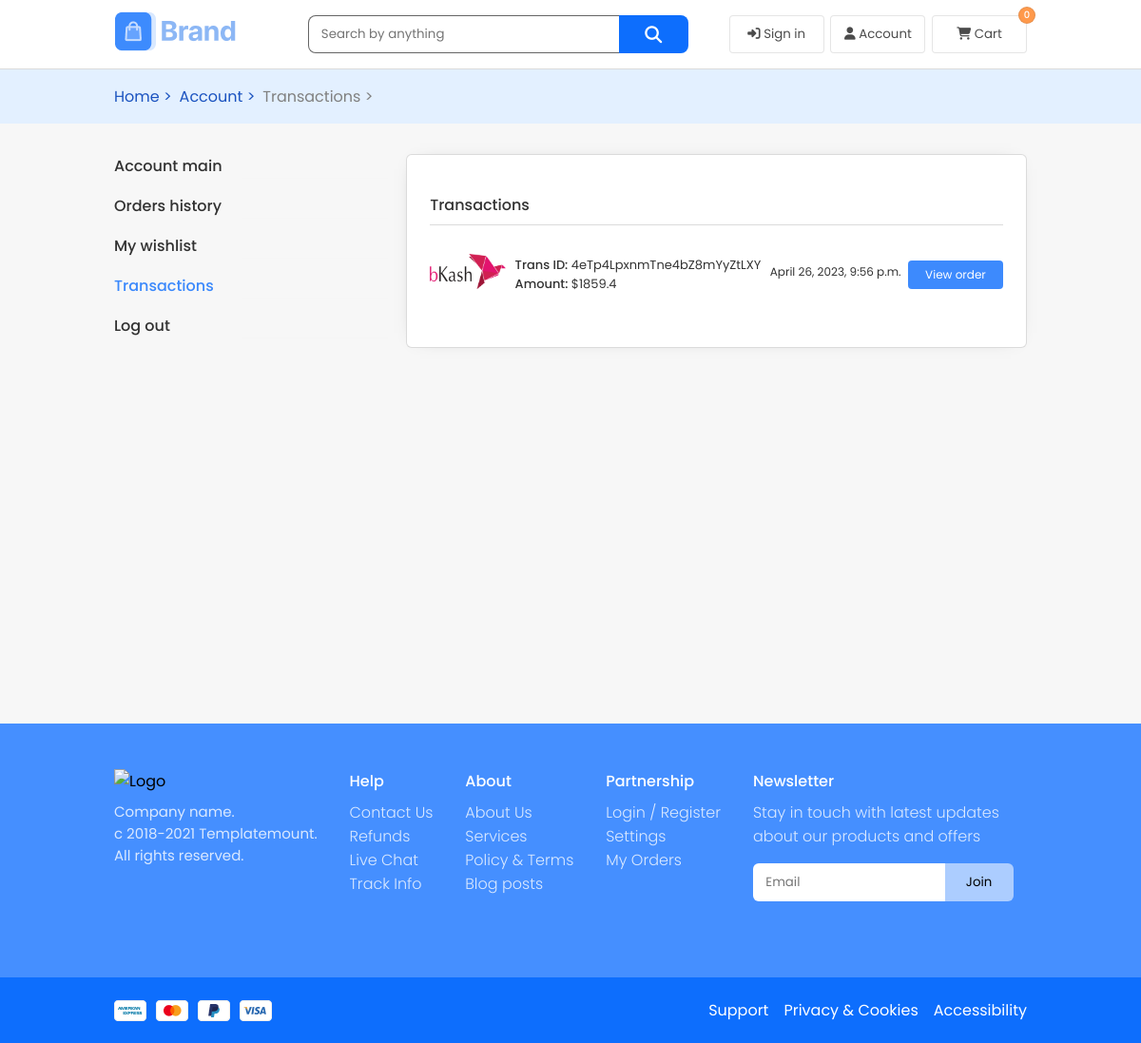
Before: /account/transaction/ with the older database file.
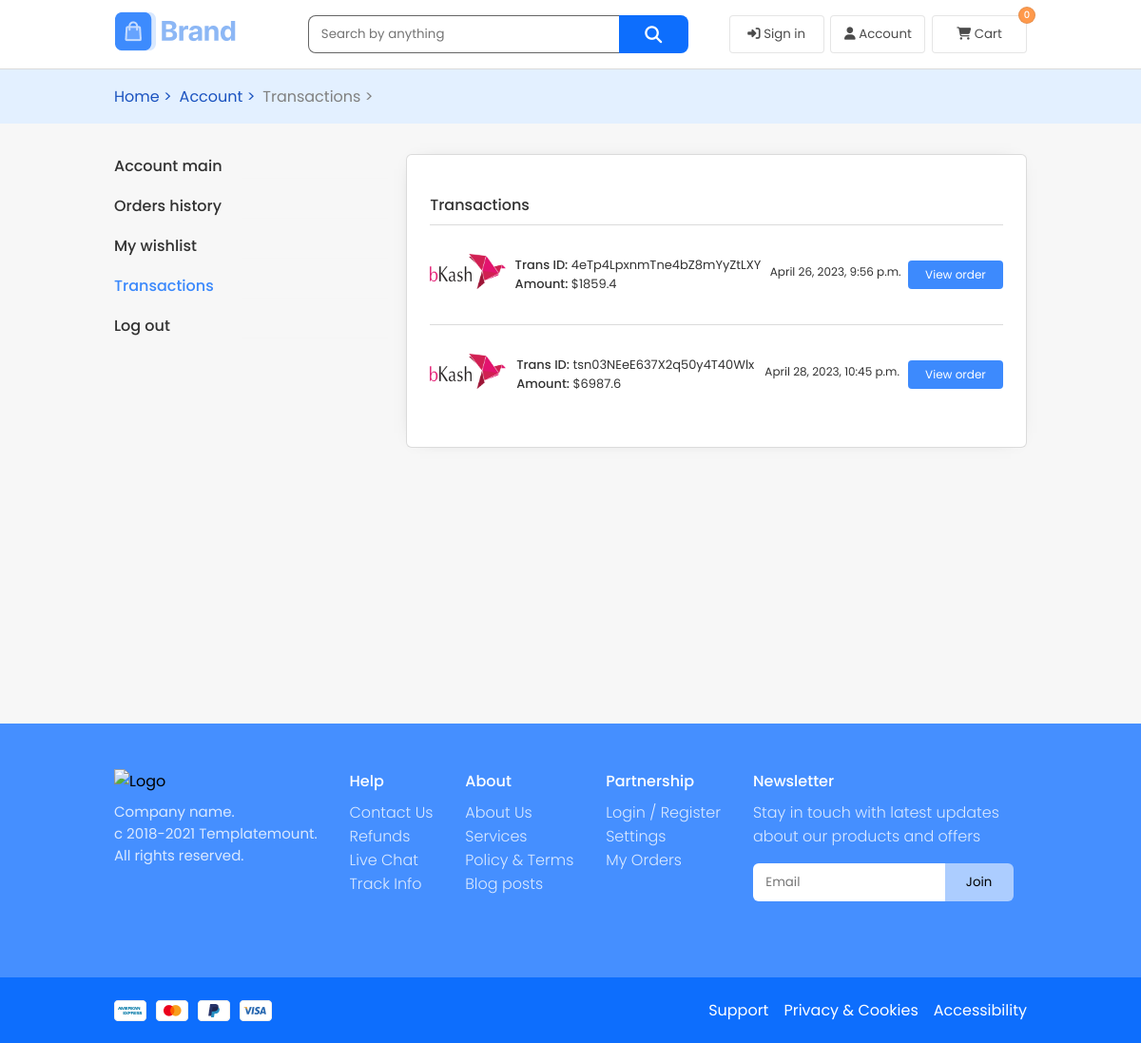
After: the same page with the newer database file.
### order/models.py (models this page shows)
class Transaction(models.Model):
    transaction_id = models.CharField(max_length=34)
    transaction_amount = models.FloatField()
    transaction_method = models.CharField(max_length=20)
    bank_tran_id = models.CharField(max_length=50)
    transaction_date = models.DateTimeField(auto_now_add=True)
    transaction_person = models.ForeignKey(User, on_delete=models.DO_NOTHING, null=True, blank=True)
    transaction_person_name = models.CharField(max_length=30)
    transaction_person_phone = models.CharField(max_length=14)
    transaction_person_email = models.EmailField()
    transaction_person_ip = models.GenericIPAddressField()
    order = models.OneToOneField(Order, on_delete=models.CASCADE)

### user/views.py (the view)
# urls.py: path('transaction/', transactions, name='transaction'),
def transactions(request):
    request_action = router(request, {'is_order_handler': False, 'is_product_adder': False, 'is_admin': False,
                                      'is_user': True})
    if not request_action[0] and len(request_action) < 3:
        return redirect(request_action[1])
    if request.user.is_authenticated:
        user = request.user
        trans = Transaction.objects.filter(transaction_person=user)
    else:
        user_ip = get_client_ip(request)
        trans = Transaction.objects.filter(transaction_person_ip=user_ip)
    context = {
        'transactions': trans
    }
    return render(request, 'transactions.html', context)

### user/algorithms.py (called while the page is built)
def get_client_ip(request):
    x_forwarded_for = request.META.get('HTTP_X_FORWARDED_FOR')
    if x_forwarded_for:
        ip = x_forwarded_for.split(',')[0]
    else:
        ip = request.META.get('REMOTE_ADDR')
    return ip

def router(request, accept):
    user = request.user
    if user.is_authenticated:
        if accept['is_order_handler'] and user.is_order_handler:
            return [True]
        elif accept['is_product_adder'] and user.is_product_adder:
            return [True]
        if accept['is_admin'] and user.is_admin:
            return [True]
        elif accept['is_user'] and not (user.is_admin or user.is_product_adder or user.is_order_handler):
            return [True]
        else:
            if user.is_order_handler:
                return [False, 'staff_main1']
            elif user.is_product_adder:
                return [False, 'staff_main2']
            elif user.is_admin:
                return [False, 'admin_dashboard']
            else:
                return [False, 'account']
    else:
        return [False, 'account', 1]

### templates/transactions.html (shortened to what this page needs)
{% extends 'index.html' %}
{% load static %}
    {% block cssfiles %}
        <link rel="stylesheet" href="{% static 'css/products.css' %}">
        <link rel="stylesheet" href="{% static 'css/wishlist.css' %}">
        <link rel="stylesheet" href="{% static 'css/page_profile.css' %}">
        <link rel="stylesheet" href="{% static 'css/transactions.css' %}">
    {% endblock cssfiles %}
    {% block container %}
        <div class="navigator-products">
            <div class="n-p-contents">
                <a href="{% url 'home' %}}">Home > </a>
                <a href="{% url 'account' %}">Account ></a>
                <a href="{% url 'transaction' %}" style="color:gray">Transactions ></a>
            </div>
        </div>
        <div class="profile-container">
            <div class="profile-nav">
                 <ul>
                    <a href="{% url 'account' %}"><li class="">Account main</li></a>
                    <a href="{% url 'order_history' %}"><li >Orders history</li></a>
                    <a href="{% url 'wishlist' %}"><li class="">My wishlist</li></a>
                    <a href="{% url 'transaction' %}" class="current-tab-profile"><li class="">Transactions</li></a>
                    <a href="#"><li class="">Log out</li></a>
                </ul>
            </div>
            <div class="profile-content">
                <div class="current-orders transactions">
                    <p class="title"> Transactions </p>
                    <div class="transaction-list">
                        {% for tran in transactions %}
                            <div class="item">
                                <div class="operator-logo">
                                    <img src="{% static 'img/1656227518bkash-logo-png.png' %}" alt="">
                                </div>
                                <div class="trans-id-and-amount">
                                    <p class="trans-id "> <span>Trans ID:</span> {{tran.transaction_id}}</p>
                                    <p class="trans-id"><span>Amount:</span> ${{tran.transaction_amount}}</p>
                                </div>
                                <p class="date">{{tran.transaction_date}}</p>
                                <a href="/account/query-order-history/?s={{tran.order.id}}" style="text-decoration:none">
                                    <button class="view-order-btn">
                                        View order
                                    </button>
                                </a>
                            </div>
                        {% endfor %}
                    </div>
                </div>
            </div>
        </div>
    {% endblock container %}

Changed rows visible on the page:
added Transaction: transaction_id "tsn03NEeE637X2q50y4T40Wlx", transaction_amount "6987.6", transaction_date "April 28, 2023, 10:45 p.m."
